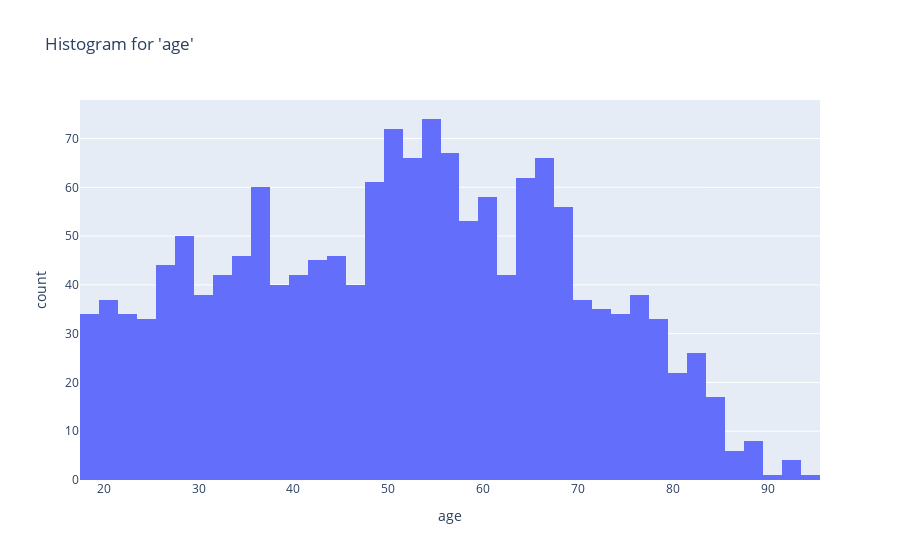

Notebook cell for this chart:
### Code cell
dfn = df[(df.age > 0) & (df.J005 > 0)]

normal_shapiro(dfn, "age", 40)

### Figure 1 — Plotly figure (JSON) as saved in the notebook; plotly's stock layout.template omitted (floating-point values rounded to 4 significant figures; data arrays with more than 128 entries replaced by an {"elided": "..."} marker saying what was removed)
{"data": [{"alignmentgroup": "True", "bingroup": "x", "hovertemplate": "age=%{x}<br>count=%{y}<extra></extra>", "legendgroup": "", "marker": {"color": "#636efa", "pattern": {"shape": ""}}, "name": "", "nbinsx": 40, "offsetgroup": "", "orientation": "v", "showlegend": false, "type": "histogram", "x": {"elided": "1570 int values"}, "xaxis": "x", "yaxis": "y"}], "layout": {"barmode": "relative", "legend": {"tracegroupgap": 0}, "title": {"text": "Histogram for 'age'"}, "xaxis": {"anchor": "y", "domain": [0, 1], "title": {"text": "age"}}, "yaxis": {"anchor": "x", "domain": [0, 1], "title": {"text": "count"}}}}
